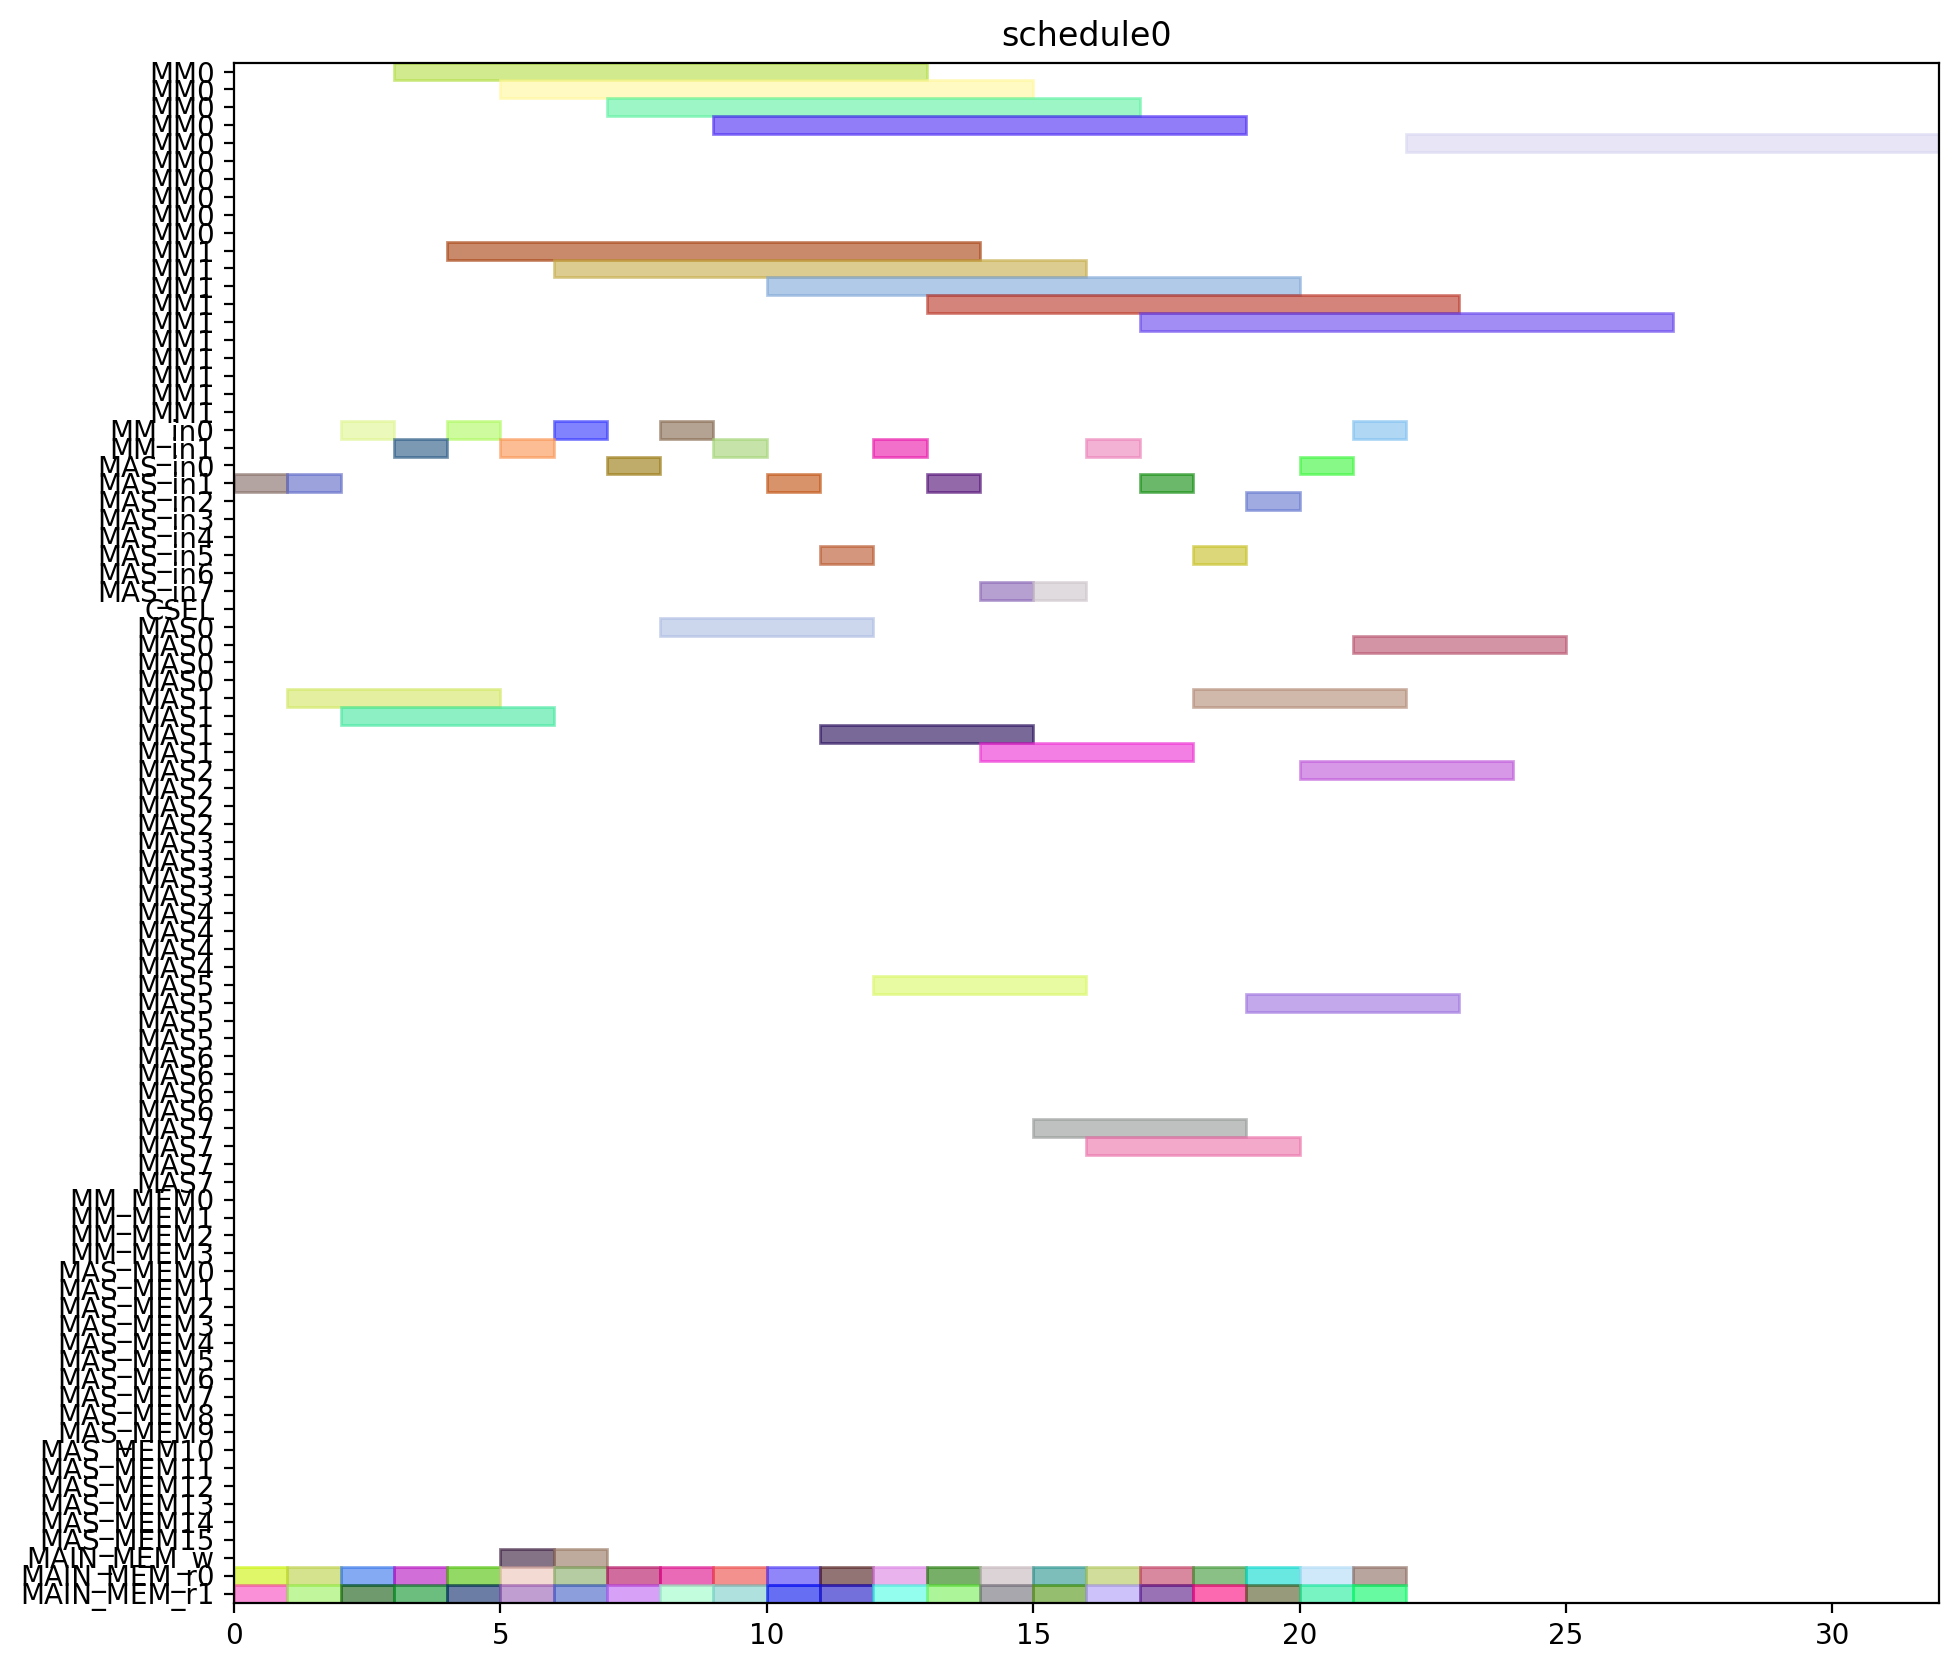

Python code for this plot:
from pyschedule import Scenario, solvers, plotters, alt


def solve():
	horizon = 120
	S = Scenario("schedule0", horizon=horizon)

	# resource
	MM = S.Resources('MM', num=2, size=10)
	MM_in = S.Resources('MM_in', num=2)
	MAS_in = S.Resources('MAS_in', num=8)
	CSEL = S.Resource('CSEL')
	MAS = S.Resources('MAS', num=8, size=4, periods=range(1, horizon))
	MM_MEM = S.Resources('MM_MEM', num=4)
	MAS_MEM = S.Resources('MAS_MEM', num=16)
	MAIN_MEM_w = S.Resource('MAIN_MEM_w', size=1)
	MAIN_MEM_r = S.Resources('MAIN_MEM_r', num=2)

	# result of previous scheduling

	# new tasks
	c10_t0 = S.Task('c10_t0', length=10, delay_cost=1)
	c10_t0 += alt(MM)
	c10_t0_in = S.Task('c10_t0_in', length=1, delay_cost=1)
	c10_t0_in += alt(MM_in)
	S += c10_t0_in*MM_in[0]<=c10_t0*MM[0]
	S += c10_t0_in*MM_in[1]<=c10_t0*MM[1]
	c10_t0_mem0 = S.Task('c10_t0_mem0', length=1, delay_cost=1)
	c10_t0_mem0 += MAIN_MEM_r[0]
	S += c10_t0_mem0 <= c10_t0

	c10_t0_mem1 = S.Task('c10_t0_mem1', length=1, delay_cost=1)
	c10_t0_mem1 += MAIN_MEM_r[1]
	S += c10_t0_mem1 <= c10_t0

	c10_t1 = S.Task('c10_t1', length=10, delay_cost=1)
	c10_t1 += alt(MM)
	c10_t1_in = S.Task('c10_t1_in', length=1, delay_cost=1)
	c10_t1_in += alt(MM_in)
	S += c10_t1_in*MM_in[0]<=c10_t1*MM[0]
	S += c10_t1_in*MM_in[1]<=c10_t1*MM[1]
	c10_t1_mem0 = S.Task('c10_t1_mem0', length=1, delay_cost=1)
	c10_t1_mem0 += MAIN_MEM_r[0]
	S += c10_t1_mem0 <= c10_t1

	c10_t1_mem1 = S.Task('c10_t1_mem1', length=1, delay_cost=1)
	c10_t1_mem1 += MAIN_MEM_r[1]
	S += c10_t1_mem1 <= c10_t1

	c10_t2 = S.Task('c10_t2', length=4, delay_cost=1)
	c10_t2 += alt(MAS)
	c10_t2_in = S.Task('c10_t2_in', length=1, delay_cost=1)
	c10_t2_in += alt(MAS_in)
	S += c10_t2_in*MAS_in[0]<=c10_t2*MAS[0]

	S += c10_t2_in*MAS_in[1]<=c10_t2*MAS[1]

	S += c10_t2_in*MAS_in[2]<=c10_t2*MAS[2]

	S += c10_t2_in*MAS_in[3]<=c10_t2*MAS[3]

	S += c10_t2_in*MAS_in[4]<=c10_t2*MAS[4]

	S += c10_t2_in*MAS_in[5]<=c10_t2*MAS[5]

	S += c10_t2_in*MAS_in[6]<=c10_t2*MAS[6]

	S += c10_t2_in*MAS_in[7]<=c10_t2*MAS[7]

	c10_t2_mem0 = S.Task('c10_t2_mem0', length=1, delay_cost=1)
	c10_t2_mem0 += MAIN_MEM_r[0]
	S += c10_t2_mem0 <= c10_t2

	c10_t2_mem1 = S.Task('c10_t2_mem1', length=1, delay_cost=1)
	c10_t2_mem1 += MAIN_MEM_r[1]
	S += c10_t2_mem1 <= c10_t2

	c10_t3 = S.Task('c10_t3', length=4, delay_cost=1)
	c10_t3 += alt(MAS)
	c10_t3_in = S.Task('c10_t3_in', length=1, delay_cost=1)
	c10_t3_in += alt(MAS_in)
	S += c10_t3_in*MAS_in[0]<=c10_t3*MAS[0]

	S += c10_t3_in*MAS_in[1]<=c10_t3*MAS[1]

	S += c10_t3_in*MAS_in[2]<=c10_t3*MAS[2]

	S += c10_t3_in*MAS_in[3]<=c10_t3*MAS[3]

	S += c10_t3_in*MAS_in[4]<=c10_t3*MAS[4]

	S += c10_t3_in*MAS_in[5]<=c10_t3*MAS[5]

	S += c10_t3_in*MAS_in[6]<=c10_t3*MAS[6]

	S += c10_t3_in*MAS_in[7]<=c10_t3*MAS[7]

	c10_t3_mem0 = S.Task('c10_t3_mem0', length=1, delay_cost=1)
	c10_t3_mem0 += MAIN_MEM_r[0]
	S += c10_t3_mem0 <= c10_t3

	c10_t3_mem1 = S.Task('c10_t3_mem1', length=1, delay_cost=1)
	c10_t3_mem1 += MAIN_MEM_r[1]
	S += c10_t3_mem1 <= c10_t3

	c20_t0 = S.Task('c20_t0', length=10, delay_cost=1)
	c20_t0 += alt(MM)
	c20_t0_in = S.Task('c20_t0_in', length=1, delay_cost=1)
	c20_t0_in += alt(MM_in)
	S += c20_t0_in*MM_in[0]<=c20_t0*MM[0]
	S += c20_t0_in*MM_in[1]<=c20_t0*MM[1]
	c20_t0_mem0 = S.Task('c20_t0_mem0', length=1, delay_cost=1)
	c20_t0_mem0 += MAIN_MEM_r[0]
	S += c20_t0_mem0 <= c20_t0

	c20_t0_mem1 = S.Task('c20_t0_mem1', length=1, delay_cost=1)
	c20_t0_mem1 += MAIN_MEM_r[1]
	S += c20_t0_mem1 <= c20_t0

	c20_t1 = S.Task('c20_t1', length=10, delay_cost=1)
	c20_t1 += alt(MM)
	c20_t1_in = S.Task('c20_t1_in', length=1, delay_cost=1)
	c20_t1_in += alt(MM_in)
	S += c20_t1_in*MM_in[0]<=c20_t1*MM[0]
	S += c20_t1_in*MM_in[1]<=c20_t1*MM[1]
	c20_t1_mem0 = S.Task('c20_t1_mem0', length=1, delay_cost=1)
	c20_t1_mem0 += MAIN_MEM_r[0]
	S += c20_t1_mem0 <= c20_t1

	c20_t1_mem1 = S.Task('c20_t1_mem1', length=1, delay_cost=1)
	c20_t1_mem1 += MAIN_MEM_r[1]
	S += c20_t1_mem1 <= c20_t1

	c20_t2 = S.Task('c20_t2', length=4, delay_cost=1)
	c20_t2 += alt(MAS)
	c20_t2_in = S.Task('c20_t2_in', length=1, delay_cost=1)
	c20_t2_in += alt(MAS_in)
	S += c20_t2_in*MAS_in[0]<=c20_t2*MAS[0]

	S += c20_t2_in*MAS_in[1]<=c20_t2*MAS[1]

	S += c20_t2_in*MAS_in[2]<=c20_t2*MAS[2]

	S += c20_t2_in*MAS_in[3]<=c20_t2*MAS[3]

	S += c20_t2_in*MAS_in[4]<=c20_t2*MAS[4]

	S += c20_t2_in*MAS_in[5]<=c20_t2*MAS[5]

	S += c20_t2_in*MAS_in[6]<=c20_t2*MAS[6]

	S += c20_t2_in*MAS_in[7]<=c20_t2*MAS[7]

	c20_t2_mem0 = S.Task('c20_t2_mem0', length=1, delay_cost=1)
	c20_t2_mem0 += MAIN_MEM_r[0]
	S += c20_t2_mem0 <= c20_t2

	c20_t2_mem1 = S.Task('c20_t2_mem1', length=1, delay_cost=1)
	c20_t2_mem1 += MAIN_MEM_r[1]
	S += c20_t2_mem1 <= c20_t2

	c20_t3 = S.Task('c20_t3', length=4, delay_cost=1)
	c20_t3 += alt(MAS)
	c20_t3_in = S.Task('c20_t3_in', length=1, delay_cost=1)
	c20_t3_in += alt(MAS_in)
	S += c20_t3_in*MAS_in[0]<=c20_t3*MAS[0]

	S += c20_t3_in*MAS_in[1]<=c20_t3*MAS[1]

	S += c20_t3_in*MAS_in[2]<=c20_t3*MAS[2]

	S += c20_t3_in*MAS_in[3]<=c20_t3*MAS[3]

	S += c20_t3_in*MAS_in[4]<=c20_t3*MAS[4]

	S += c20_t3_in*MAS_in[5]<=c20_t3*MAS[5]

	S += c20_t3_in*MAS_in[6]<=c20_t3*MAS[6]

	S += c20_t3_in*MAS_in[7]<=c20_t3*MAS[7]

	c20_t3_mem0 = S.Task('c20_t3_mem0', length=1, delay_cost=1)
	c20_t3_mem0 += MAIN_MEM_r[0]
	S += c20_t3_mem0 <= c20_t3

	c20_t3_mem1 = S.Task('c20_t3_mem1', length=1, delay_cost=1)
	c20_t3_mem1 += MAIN_MEM_r[1]
	S += c20_t3_mem1 <= c20_t3

	c01_t0 = S.Task('c01_t0', length=10, delay_cost=1)
	c01_t0 += alt(MM)
	c01_t0_in = S.Task('c01_t0_in', length=1, delay_cost=1)
	c01_t0_in += alt(MM_in)
	S += c01_t0_in*MM_in[0]<=c01_t0*MM[0]
	S += c01_t0_in*MM_in[1]<=c01_t0*MM[1]
	c01_t0_mem0 = S.Task('c01_t0_mem0', length=1, delay_cost=1)
	c01_t0_mem0 += MAIN_MEM_r[0]
	S += c01_t0_mem0 <= c01_t0

	c01_t0_mem1 = S.Task('c01_t0_mem1', length=1, delay_cost=1)
	c01_t0_mem1 += MAIN_MEM_r[1]
	S += c01_t0_mem1 <= c01_t0

	c01_t1 = S.Task('c01_t1', length=10, delay_cost=1)
	c01_t1 += alt(MM)
	c01_t1_in = S.Task('c01_t1_in', length=1, delay_cost=1)
	c01_t1_in += alt(MM_in)
	S += c01_t1_in*MM_in[0]<=c01_t1*MM[0]
	S += c01_t1_in*MM_in[1]<=c01_t1*MM[1]
	c01_t1_mem0 = S.Task('c01_t1_mem0', length=1, delay_cost=1)
	c01_t1_mem0 += MAIN_MEM_r[0]
	S += c01_t1_mem0 <= c01_t1

	c01_t1_mem1 = S.Task('c01_t1_mem1', length=1, delay_cost=1)
	c01_t1_mem1 += MAIN_MEM_r[1]
	S += c01_t1_mem1 <= c01_t1

	c01_t2 = S.Task('c01_t2', length=4, delay_cost=1)
	c01_t2 += alt(MAS)
	c01_t2_in = S.Task('c01_t2_in', length=1, delay_cost=1)
	c01_t2_in += alt(MAS_in)
	S += c01_t2_in*MAS_in[0]<=c01_t2*MAS[0]

	S += c01_t2_in*MAS_in[1]<=c01_t2*MAS[1]

	S += c01_t2_in*MAS_in[2]<=c01_t2*MAS[2]

	S += c01_t2_in*MAS_in[3]<=c01_t2*MAS[3]

	S += c01_t2_in*MAS_in[4]<=c01_t2*MAS[4]

	S += c01_t2_in*MAS_in[5]<=c01_t2*MAS[5]

	S += c01_t2_in*MAS_in[6]<=c01_t2*MAS[6]

	S += c01_t2_in*MAS_in[7]<=c01_t2*MAS[7]

	c01_t2_mem0 = S.Task('c01_t2_mem0', length=1, delay_cost=1)
	c01_t2_mem0 += MAIN_MEM_r[0]
	S += c01_t2_mem0 <= c01_t2

	c01_t2_mem1 = S.Task('c01_t2_mem1', length=1, delay_cost=1)
	c01_t2_mem1 += MAIN_MEM_r[1]
	S += c01_t2_mem1 <= c01_t2

	c01_t3 = S.Task('c01_t3', length=4, delay_cost=1)
	c01_t3 += alt(MAS)
	c01_t3_in = S.Task('c01_t3_in', length=1, delay_cost=1)
	c01_t3_in += alt(MAS_in)
	S += c01_t3_in*MAS_in[0]<=c01_t3*MAS[0]

	S += c01_t3_in*MAS_in[1]<=c01_t3*MAS[1]

	S += c01_t3_in*MAS_in[2]<=c01_t3*MAS[2]

	S += c01_t3_in*MAS_in[3]<=c01_t3*MAS[3]

	S += c01_t3_in*MAS_in[4]<=c01_t3*MAS[4]

	S += c01_t3_in*MAS_in[5]<=c01_t3*MAS[5]

	S += c01_t3_in*MAS_in[6]<=c01_t3*MAS[6]

	S += c01_t3_in*MAS_in[7]<=c01_t3*MAS[7]

	c01_t3_mem0 = S.Task('c01_t3_mem0', length=1, delay_cost=1)
	c01_t3_mem0 += MAIN_MEM_r[0]
	S += c01_t3_mem0 <= c01_t3

	c01_t3_mem1 = S.Task('c01_t3_mem1', length=1, delay_cost=1)
	c01_t3_mem1 += MAIN_MEM_r[1]
	S += c01_t3_mem1 <= c01_t3

	c11_t0 = S.Task('c11_t0', length=10, delay_cost=1)
	c11_t0 += alt(MM)
	c11_t0_in = S.Task('c11_t0_in', length=1, delay_cost=1)
	c11_t0_in += alt(MM_in)
	S += c11_t0_in*MM_in[0]<=c11_t0*MM[0]
	S += c11_t0_in*MM_in[1]<=c11_t0*MM[1]
	c11_t0_mem0 = S.Task('c11_t0_mem0', length=1, delay_cost=1)
	c11_t0_mem0 += MAIN_MEM_r[0]
	S += c11_t0_mem0 <= c11_t0

	c11_t0_mem1 = S.Task('c11_t0_mem1', length=1, delay_cost=1)
	c11_t0_mem1 += MAIN_MEM_r[1]
	S += c11_t0_mem1 <= c11_t0

	c11_t1 = S.Task('c11_t1', length=10, delay_cost=1)
	c11_t1 += alt(MM)
	c11_t1_in = S.Task('c11_t1_in', length=1, delay_cost=1)
	c11_t1_in += alt(MM_in)
	S += c11_t1_in*MM_in[0]<=c11_t1*MM[0]
	S += c11_t1_in*MM_in[1]<=c11_t1*MM[1]
	c11_t1_mem0 = S.Task('c11_t1_mem0', length=1, delay_cost=1)
	c11_t1_mem0 += MAIN_MEM_r[0]
	S += c11_t1_mem0 <= c11_t1

	c11_t1_mem1 = S.Task('c11_t1_mem1', length=1, delay_cost=1)
	c11_t1_mem1 += MAIN_MEM_r[1]
	S += c11_t1_mem1 <= c11_t1

	c11_t2 = S.Task('c11_t2', length=4, delay_cost=1)
	c11_t2 += alt(MAS)
	c11_t2_in = S.Task('c11_t2_in', length=1, delay_cost=1)
	c11_t2_in += alt(MAS_in)
	S += c11_t2_in*MAS_in[0]<=c11_t2*MAS[0]

	S += c11_t2_in*MAS_in[1]<=c11_t2*MAS[1]

	S += c11_t2_in*MAS_in[2]<=c11_t2*MAS[2]

	S += c11_t2_in*MAS_in[3]<=c11_t2*MAS[3]

	S += c11_t2_in*MAS_in[4]<=c11_t2*MAS[4]

	S += c11_t2_in*MAS_in[5]<=c11_t2*MAS[5]

	S += c11_t2_in*MAS_in[6]<=c11_t2*MAS[6]

	S += c11_t2_in*MAS_in[7]<=c11_t2*MAS[7]

	c11_t2_mem0 = S.Task('c11_t2_mem0', length=1, delay_cost=1)
	c11_t2_mem0 += MAIN_MEM_r[0]
	S += c11_t2_mem0 <= c11_t2

	c11_t2_mem1 = S.Task('c11_t2_mem1', length=1, delay_cost=1)
	c11_t2_mem1 += MAIN_MEM_r[1]
	S += c11_t2_mem1 <= c11_t2

	c11_t3 = S.Task('c11_t3', length=4, delay_cost=1)
	c11_t3 += alt(MAS)
	c11_t3_in = S.Task('c11_t3_in', length=1, delay_cost=1)
	c11_t3_in += alt(MAS_in)
	S += c11_t3_in*MAS_in[0]<=c11_t3*MAS[0]

	S += c11_t3_in*MAS_in[1]<=c11_t3*MAS[1]

	S += c11_t3_in*MAS_in[2]<=c11_t3*MAS[2]

	S += c11_t3_in*MAS_in[3]<=c11_t3*MAS[3]

	S += c11_t3_in*MAS_in[4]<=c11_t3*MAS[4]

	S += c11_t3_in*MAS_in[5]<=c11_t3*MAS[5]

	S += c11_t3_in*MAS_in[6]<=c11_t3*MAS[6]

	S += c11_t3_in*MAS_in[7]<=c11_t3*MAS[7]

	c11_t3_mem0 = S.Task('c11_t3_mem0', length=1, delay_cost=1)
	c11_t3_mem0 += MAIN_MEM_r[0]
	S += c11_t3_mem0 <= c11_t3

	c11_t3_mem1 = S.Task('c11_t3_mem1', length=1, delay_cost=1)
	c11_t3_mem1 += MAIN_MEM_r[1]
	S += c11_t3_mem1 <= c11_t3

	c21_t0 = S.Task('c21_t0', length=10, delay_cost=1)
	c21_t0 += alt(MM)
	c21_t0_in = S.Task('c21_t0_in', length=1, delay_cost=1)
	c21_t0_in += alt(MM_in)
	S += c21_t0_in*MM_in[0]<=c21_t0*MM[0]
	S += c21_t0_in*MM_in[1]<=c21_t0*MM[1]
	c21_t0_mem0 = S.Task('c21_t0_mem0', length=1, delay_cost=1)
	c21_t0_mem0 += MAIN_MEM_r[0]
	S += c21_t0_mem0 <= c21_t0

	c21_t0_mem1 = S.Task('c21_t0_mem1', length=1, delay_cost=1)
	c21_t0_mem1 += MAIN_MEM_r[1]
	S += c21_t0_mem1 <= c21_t0

	c21_t1 = S.Task('c21_t1', length=10, delay_cost=1)
	c21_t1 += alt(MM)
	c21_t1_in = S.Task('c21_t1_in', length=1, delay_cost=1)
	c21_t1_in += alt(MM_in)
	S += c21_t1_in*MM_in[0]<=c21_t1*MM[0]
	S += c21_t1_in*MM_in[1]<=c21_t1*MM[1]
	c21_t1_mem0 = S.Task('c21_t1_mem0', length=1, delay_cost=1)
	c21_t1_mem0 += MAIN_MEM_r[0]
	S += c21_t1_mem0 <= c21_t1

	c21_t1_mem1 = S.Task('c21_t1_mem1', length=1, delay_cost=1)
	c21_t1_mem1 += MAIN_MEM_r[1]
	S += c21_t1_mem1 <= c21_t1

	c21_t2 = S.Task('c21_t2', length=4, delay_cost=1)
	c21_t2 += alt(MAS)
	c21_t2_in = S.Task('c21_t2_in', length=1, delay_cost=1)
	c21_t2_in += alt(MAS_in)
	S += c21_t2_in*MAS_in[0]<=c21_t2*MAS[0]

	S += c21_t2_in*MAS_in[1]<=c21_t2*MAS[1]

	S += c21_t2_in*MAS_in[2]<=c21_t2*MAS[2]

	S += c21_t2_in*MAS_in[3]<=c21_t2*MAS[3]

	S += c21_t2_in*MAS_in[4]<=c21_t2*MAS[4]

	S += c21_t2_in*MAS_in[5]<=c21_t2*MAS[5]

	S += c21_t2_in*MAS_in[6]<=c21_t2*MAS[6]

	S += c21_t2_in*MAS_in[7]<=c21_t2*MAS[7]

	c21_t2_mem0 = S.Task('c21_t2_mem0', length=1, delay_cost=1)
	c21_t2_mem0 += MAIN_MEM_r[0]
	S += c21_t2_mem0 <= c21_t2

	c21_t2_mem1 = S.Task('c21_t2_mem1', length=1, delay_cost=1)
	c21_t2_mem1 += MAIN_MEM_r[1]
	S += c21_t2_mem1 <= c21_t2

	c21_t3 = S.Task('c21_t3', length=4, delay_cost=1)
	c21_t3 += alt(MAS)
	c21_t3_in = S.Task('c21_t3_in', length=1, delay_cost=1)
	c21_t3_in += alt(MAS_in)
	S += c21_t3_in*MAS_in[0]<=c21_t3*MAS[0]

	S += c21_t3_in*MAS_in[1]<=c21_t3*MAS[1]

	S += c21_t3_in*MAS_in[2]<=c21_t3*MAS[2]

	S += c21_t3_in*MAS_in[3]<=c21_t3*MAS[3]

	S += c21_t3_in*MAS_in[4]<=c21_t3*MAS[4]

	S += c21_t3_in*MAS_in[5]<=c21_t3*MAS[5]

	S += c21_t3_in*MAS_in[6]<=c21_t3*MAS[6]

	S += c21_t3_in*MAS_in[7]<=c21_t3*MAS[7]

	c21_t3_mem0 = S.Task('c21_t3_mem0', length=1, delay_cost=1)
	c21_t3_mem0 += MAIN_MEM_r[0]
	S += c21_t3_mem0 <= c21_t3

	c21_t3_mem1 = S.Task('c21_t3_mem1', length=1, delay_cost=1)
	c21_t3_mem1 += MAIN_MEM_r[1]
	S += c21_t3_mem1 <= c21_t3

	c000 = S.Task('c000', length=4, delay_cost=1)
	c000 += alt(MAS)
	c000_in = S.Task('c000_in', length=1, delay_cost=1)
	c000_in += alt(MAS_in)
	S += c000_in*MAS_in[0]<=c000*MAS[0]

	S += c000_in*MAS_in[1]<=c000*MAS[1]

	S += c000_in*MAS_in[2]<=c000*MAS[2]

	S += c000_in*MAS_in[3]<=c000*MAS[3]

	S += c000_in*MAS_in[4]<=c000*MAS[4]

	S += c000_in*MAS_in[5]<=c000*MAS[5]

	S += c000_in*MAS_in[6]<=c000*MAS[6]

	S += c000_in*MAS_in[7]<=c000*MAS[7]

	S += 0<c000

	c000_w = S.Task('c000_w', length=1, delay_cost=1)
	c000_w += alt(MAIN_MEM_w)
	S += c000 <= c000_w

	c000_mem0 = S.Task('c000_mem0', length=1, delay_cost=1)
	c000_mem0 += MAIN_MEM_r[0]
	S += c000_mem0 <= c000

	c000_mem1 = S.Task('c000_mem1', length=1, delay_cost=1)
	c000_mem1 += MAIN_MEM_r[1]
	S += c000_mem1 <= c000

	c001 = S.Task('c001', length=4, delay_cost=1)
	c001 += alt(MAS)
	c001_in = S.Task('c001_in', length=1, delay_cost=1)
	c001_in += alt(MAS_in)
	S += c001_in*MAS_in[0]<=c001*MAS[0]

	S += c001_in*MAS_in[1]<=c001*MAS[1]

	S += c001_in*MAS_in[2]<=c001*MAS[2]

	S += c001_in*MAS_in[3]<=c001*MAS[3]

	S += c001_in*MAS_in[4]<=c001*MAS[4]

	S += c001_in*MAS_in[5]<=c001*MAS[5]

	S += c001_in*MAS_in[6]<=c001*MAS[6]

	S += c001_in*MAS_in[7]<=c001*MAS[7]

	S += 0<c001

	c001_w = S.Task('c001_w', length=1, delay_cost=1)
	c001_w += alt(MAIN_MEM_w)
	S += c001 <= c001_w

	c001_mem0 = S.Task('c001_mem0', length=1, delay_cost=1)
	c001_mem0 += MAIN_MEM_r[0]
	S += c001_mem0 <= c001

	c001_mem1 = S.Task('c001_mem1', length=1, delay_cost=1)
	c001_mem1 += MAIN_MEM_r[1]
	S += c001_mem1 <= c001

	solvers.mip.solve(S,msg=1,kind='CPLEX',ratio_gap=1.01)

	solution = [['hoge']*len(S.solution()[1]) for i in range(len(S.solution()))]
	for i in range(len(S.solution())):
		for j in range(len(S.solution()[i])):
			solution[i][j]=str(S.solution()[i][j])
	print(solution)

	cycles = int(solution[-1][3])

	pic_file_name = "/mnt/rose/usr1/fukuda/ABE/multiRAM_multiMAS_16mux/scheduling_result/stage10MM2_stage4MAS8/FROB/schedule0.png"
	if(S.solution() != []):
		plotters.matplotlib.plot(S,img_filename=pic_file_name, show_task_labels=False, fig_size=(cycles*0.25+3, 10))

	return solution
